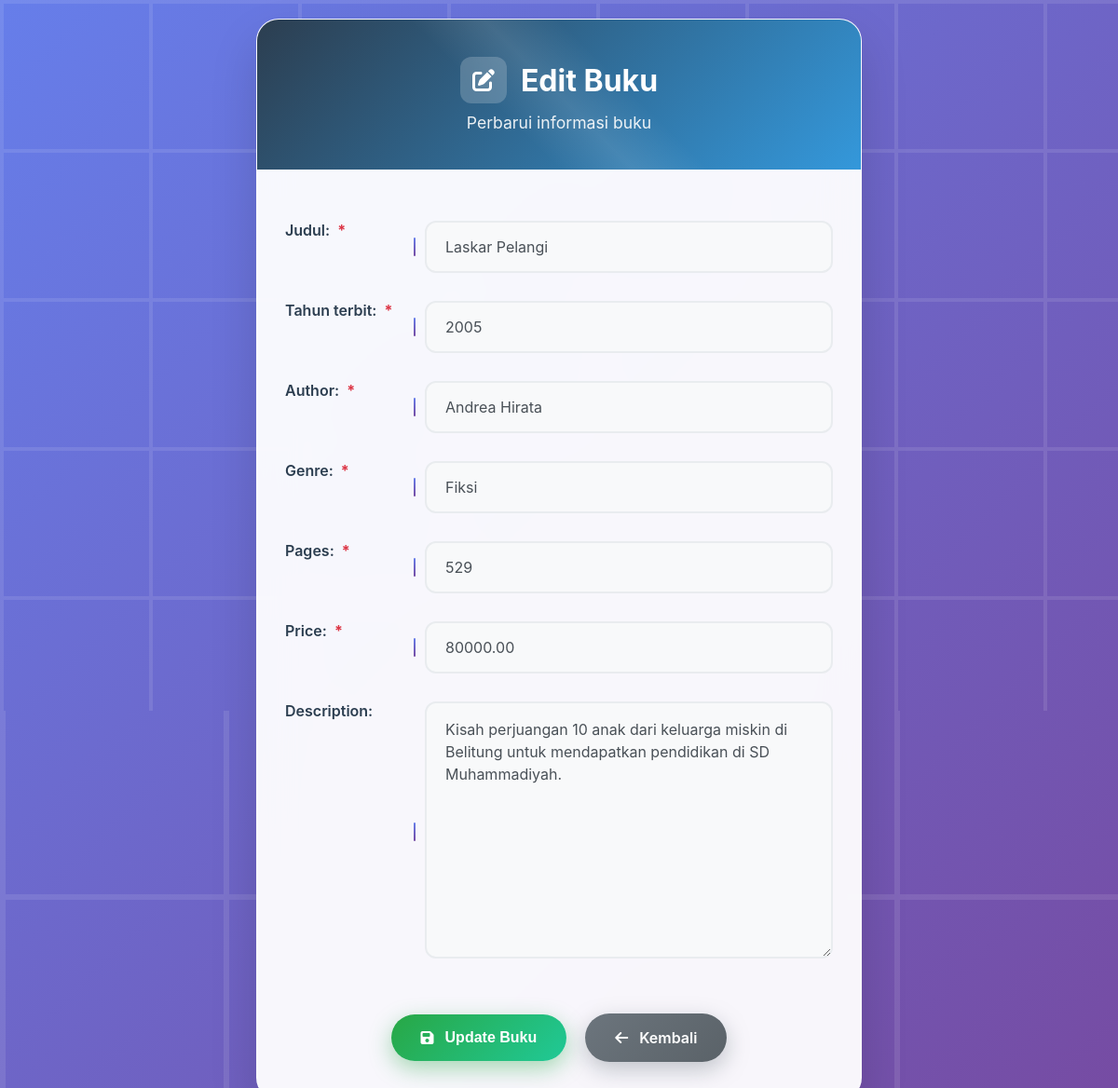
The page /update/3/ on the database its author committed.
### book/models.py (models this page shows, shortened)
class Book(models.Model):
    judul = models.CharField(max_length=200)
    tahun_terbit = models.IntegerField()
    author = models.CharField(max_length=100)
    genre = models.CharField(max_length=50)
    pages = models.PositiveIntegerField()
    price = models.DecimalField(max_digits=10, decimal_places=2)
    description = models.TextField(blank=True)

### book/views.py (the view)
# urls.py: path('update/<int:pk>/', views.product_update, name='product_update'),
def product_update(request, pk):
    product = get_object_or_404(Book, pk=pk)
    if request.method == 'POST':
        form = ProductForm(request.POST, instance=product)
        if form.is_valid():
            form.save()
            messages.success(request, 'Produk berhasil diperbarui!')
            return redirect('product_list')
    else:
        form = ProductForm(instance=product)
    return render(request, 'product_form.html', {'form': form})

### book/forms.py
class ProductForm(forms.ModelForm):
    class Meta:
        model = Book
        fields = ['judul', 'tahun_terbit', 'author', 'genre', 'pages', 'price', 'description']

### book/templates/product_form.html (shortened to what this page needs)
{% load static %}
<!DOCTYPE html>
<html lang="id">
<head>
    <link href="https://cdnjs.cloudflare.com/ajax/libs/font-awesome/6.4.0/css/all.min.css" rel="stylesheet">
    <link rel="stylesheet" href="{% static 'css/style.css' %}">
</head>
<body>
    <div class="form-container">
        <div class="form-header">
            <h1>
                <div class="icon">
                    <i class="fas {{ form.instance.id|yesno:'fa-edit,fa-plus' }}"></i>
                </div>
                <span>{{ form.instance.id|yesno:"Edit Buku,Tambah Buku Baru" }}</span>
            </h1>
            <p>{{ form.instance.id|yesno:"Perbarui informasi buku,Lengkapi informasi buku dengan detail yang akurat" }}</p>
        </div>
        <div class="form-body">
            <form method="post" id="bookForm">
                <table class="form-table">
                    {% for field in form %}
                        <tr class="form-row">
                            <th>
                                {{ field.label_tag }}
                                {% if field.field.required %}
                                    <span class="required-indicator">*</span>
                                {% endif %}
                            </th>
                            <td>
                                {{ field }}
                            </td>
                        </tr>
                    {% endfor %}
                </table>
                <div class="form-actions">
                    <button type="submit" class="btn btn-primary" id="submitBtn">
                        <i class="fas fa-save"></i>
                        <span>{{ form.instance.id|yesno:"Update Buku,Simpan Buku" }}</span>
                    </button>
                    <a href="{% url 'product_list' %}" class="btn btn-secondary">
                        <i class="fas fa-arrow-left"></i>
                        <span>Kembali</span>
                    </a>
                </div>
            </form>
        </div>
    </div>
</body>
</html>

### book/templates/product_form.html (style rules this page uses)
* { margin: 0; padding: 0; box-sizing: border-box; }
body { font-family: 'Inter', 'Segoe UI', Tahoma, Geneva, Verdana, sans-serif; background: linear-gradient(135deg, #667eea 0%, #764ba2 100%); min-height: 100vh; padding: 20px; display: flex; align-items: center; justify-content: center; position: relative; }
body::before { content: ''; position: fixed; top: 0; left: 0; right: 0; bottom: 0; pointer-events: none; z-index: 0; }
.form-container { max-width: 650px; width: 100%; background: rgba(255, 255, 255, 0.95); border-radius: 24px; box-shadow: 0 25px 50px rgba(0, 0, 0, 0.15); overflow: hidden; backdrop-filter: blur(20px); border: 1px solid rgba(255, 255, 255, 0.2); position: relative; z-index: 1; animation: slideUp 0.8s cubic-bezier(0.4, 0, 0.2, 1); }
.form-header { background: linear-gradient(135deg, #2c3e50 0%, #3498db 100%); color: white; padding: 40px 30px; text-align: center; position: relative; overflow: hidden; }
.form-header::before { content: ''; position: absolute; top: 0; left: 0; right: 0; bottom: 0; background: linear-gradient(45deg, transparent 40%, rgba(255,255,255,0.1) 50%, transparent 60%); animation: shimmer 3s infinite; }
.form-header h1 { font-size: 2rem; font-weight: 700; margin-bottom: 10px; position: relative; z-index: 1; display: flex; align-items: center; justify-content: center; gap: 15px; }
.form-header .icon { width: 50px; height: 50px; background: rgba(255, 255, 255, 0.2); border-radius: 12px; display: flex; align-items: center; justify-content: center; font-size: 1.5rem; backdrop-filter: blur(10px); }
.form-header p { font-size: 1.1rem; opacity: 0.9; position: relative; z-index: 1; }
.form-body { padding: 40px 30px; }
.form-table { width: 100%; border-collapse: separate; border-spacing: 0; }
.form-table th { text-align: left; padding: 15px 20px 15px 0; font-weight: 600; color: #2c3e50; font-size: 1rem; vertical-align: top; position: relative; width: 150px; }
.form-table th::after { content: ''; position: absolute; right: 10px; top: 50%; transform: translateY(-50%); width: 2px; height: 20px; background: linear-gradient(to bottom, #667eea, #764ba2); border-radius: 1px; }
.form-table td { padding: 15px 0; position: relative; }
.form-table input, .form-table textarea, .form-table select { width: 100%; padding: 16px 20px; border: 2px solid #e9ecef; border-radius: 12px; font-size: 1rem; transition: all 0.3s cubic-bezier(0.4, 0, 0.2, 1); background: #f8f9fa; color: #495057; font-family: inherit; }
.form-table textarea { resize: vertical; min-height: 120px; font-family: inherit; line-height: 1.5; }
.form-table input[type="number"] { -moz-appearance: textfield; }
.form-actions { display: flex; gap: 20px; margin-top: 40px; justify-content: center; align-items: center; }
.btn { padding: 16px 32px; border: none; border-radius: 50px; font-size: 1rem; font-weight: 600; text-decoration: none; display: inline-flex; align-items: center; gap: 12px; cursor: pointer; transition: all 0.3s cubic-bezier(0.4, 0, 0.2, 1); text-align: center; min-width: 150px; justify-content: center; position: relative; overflow: hidden; }
.btn::before { content: ''; position: absolute; top: 0; left: -100%; width: 100%; height: 100%; background: linear-gradient(90deg, transparent, rgba(255,255,255,0.3), transparent); transition: left 0.5s; }
.btn-primary { background: linear-gradient(135deg, #28a745, #20c997); color: white; box-shadow: 0 8px 25px rgba(40, 167, 69, 0.4); }
.btn-secondary { background: linear-gradient(135deg, #6c757d, #5a6268); color: white; box-shadow: 0 8px 25px rgba(108, 117, 125, 0.4); }
.required-indicator { color: #dc3545; font-weight: bold; margin-left: 4px; }
.form-row { border-bottom: 1px solid rgba(0,0,0,0.05); transition: background-color 0.3s ease; }
.form-row:last-child { border-bottom: none; }

### rows shown on the page
Book: instance.id "Edit Buku", instance.id "Perbarui informasi buku", form "Laskar Pelangi" "2005" "Andrea Hirata" "Fiksi" "529" "80000.00" "Kisah perjuangan 10 anak dari keluarga miskin di Belitung untuk mendapatkan pendidikan di SD Muhammadiyah.", instance.id "Update Buku"

### other values the page prints
{{ field.label_tag }} "Judul:" "Tahun terbit:" "Author:" "Genre:" "Pages:" "Price:" "Description:"
